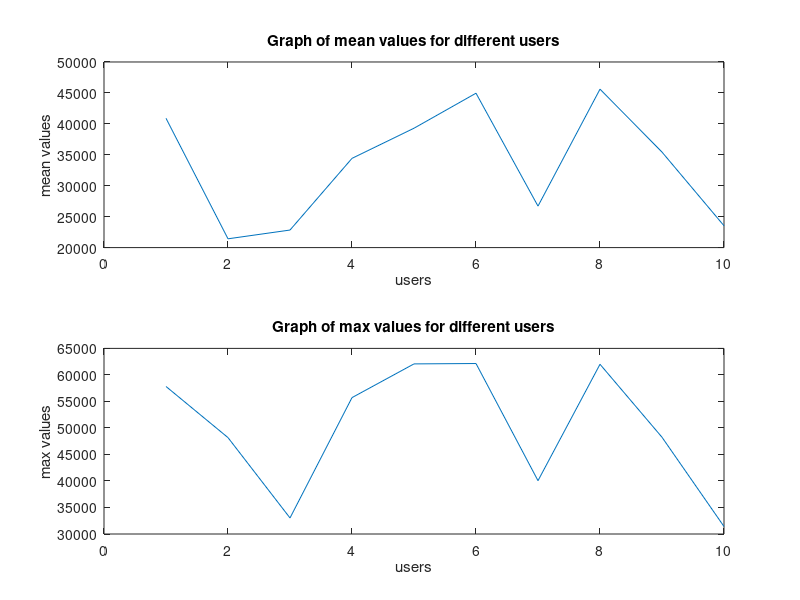

The MATLAB script that drew this image:
clear;clc;

X=zeros(1,10);
Y=zeros(1,10);
data=zeros(1,4);
for k=1:10
    fprintf('Bit matrix for user %d\n',k);
    for i=1:4
        data(i)=randi(65535,1);
        disp(dec2bin(data(i)));
    end
    X(k)=mean(data);
    Y(k)=max(data);
    fprintf('For user %d, Mean=%f, max= %d\n',k,X(k),Y(k));
end
n=1:10;
subplot(2,1,1);plot(n,X); title('Graph of mean values for different users');
xlabel('users');ylabel('mean values');
subplot(2,1,2);plot(n,Y); title('Graph of max values for different users');
xlabel('users'); ylabel('max values');